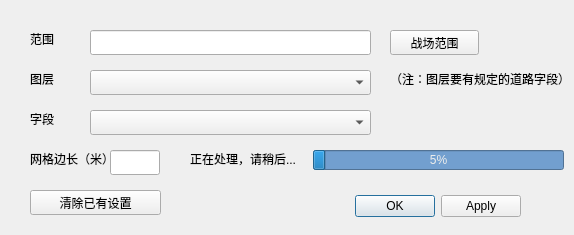
<?xml version="1.0" encoding="UTF-8"?>
<ui version="4.0">
 <class>GridDialog</class>
 <widget class="QDialog" name="GridDialog">
  <property name="geometry">
   <rect>
    <x>0</x>
    <y>0</y>
    <width>574</width>
    <height>235</height>
   </rect>
  </property>
  <property name="windowTitle">
   <string>战场初始设置</string>
  </property>
  <widget class="QDialogButtonBox" name="mButtonBox">
   <property name="geometry">
    <rect>
     <x>250</x>
     <y>190</y>
     <width>271</width>
     <height>32</height>
    </rect>
   </property>
   <property name="orientation">
    <enum>Qt::Horizontal</enum>
   </property>
   <property name="standardButtons">
    <set>QDialogButtonBox::Apply|QDialogButtonBox::Ok</set>
   </property>
  </widget>
  <widget class="QLineEdit" name="mLineEditExtent">
   <property name="geometry">
    <rect>
     <x>90</x>
     <y>30</y>
     <width>281</width>
     <height>25</height>
    </rect>
   </property>
  </widget>
  <widget class="QLabel" name="label_2">
   <property name="geometry">
    <rect>
     <x>30</x>
     <y>150</y>
     <width>80</width>
     <height>17</height>
    </rect>
   </property>
   <property name="text">
    <string>网格边长（米）</string>
   </property>
  </widget>
  <widget class="QLabel" name="mLabel1">
   <property name="geometry">
    <rect>
     <x>30</x>
     <y>30</y>
     <width>51</width>
     <height>17</height>
    </rect>
   </property>
   <property name="text">
    <string>范围</string>
   </property>
  </widget>
  <widget class="QLineEdit" name="mLineEditSideLength">
   <property name="geometry">
    <rect>
     <x>110</x>
     <y>150</y>
     <width>50</width>
     <height>25</height>
    </rect>
   </property>
  </widget>
  <widget class="QLabel" name="label">
   <property name="geometry">
    <rect>
     <x>30</x>
     <y>70</y>
     <width>51</width>
     <height>17</height>
    </rect>
   </property>
   <property name="text">
    <string>图层</string>
   </property>
  </widget>
  <widget class="QComboBox" name="mComboBoxRoadLayer">
   <property name="geometry">
    <rect>
     <x>90</x>
     <y>70</y>
     <width>281</width>
     <height>25</height>
    </rect>
   </property>
  </widget>
  <widget class="QPushButton" name="mButtonDrawOnCanvas">
   <property name="geometry">
    <rect>
     <x>390</x>
     <y>30</y>
     <width>89</width>
     <height>25</height>
    </rect>
   </property>
   <property name="text">
    <string>战场范围</string>
   </property>
  </widget>
  <widget class="QLabel" name="label_3">
   <property name="geometry">
    <rect>
     <x>390</x>
     <y>70</y>
     <width>221</width>
     <height>17</height>
    </rect>
   </property>
   <property name="text">
    <string>（注：图层要有规定的道路字段）</string>
   </property>
  </widget>
  <widget class="QLabel" name="label_4">
   <property name="geometry">
    <rect>
     <x>30</x>
     <y>110</y>
     <width>41</width>
     <height>17</height>
    </rect>
   </property>
   <property name="text">
    <string>字段</string>
   </property>
  </widget>
  <widget class="QComboBox" name="mComboBoxRoadTypeField">
   <property name="geometry">
    <rect>
     <x>90</x>
     <y>110</y>
     <width>281</width>
     <height>25</height>
    </rect>
   </property>
  </widget>
  <widget class="QPushButton" name="mPushButtonDeleteAllGrid">
   <property name="geometry">
    <rect>
     <x>30</x>
     <y>190</y>
     <width>131</width>
     <height>25</height>
    </rect>
   </property>
   <property name="text">
    <string>清除已有设置</string>
   </property>
  </widget>
  <widget class="QProgressBar" name="mProgressBar">
   <property name="geometry">
    <rect>
     <x>313</x>
     <y>150</y>
     <width>251</width>
     <height>20</height>
    </rect>
   </property>
   <property name="styleSheet">
    <string notr="true">background-color: rgb(114, 159, 207);
color: rgb(238, 238, 236);</string>
   </property>
   <property name="value">
    <number>5</number>
   </property>
  </widget>
  <widget class="QLabel" name="label_5">
   <property name="geometry">
    <rect>
     <x>190</x>
     <y>150</y>
     <width>120</width>
     <height>17</height>
    </rect>
   </property>
   <property name="text">
    <string>正在处理，请稍后...</string>
   </property>
  </widget>
 </widget>
 <resources/>
 <connections>
  <connection>
   <sender>mButtonBox</sender>
   <signal>accepted()</signal>
   <receiver>GridDialog</receiver>
   <slot>accept()</slot>
   <hints>
    <hint type="sourcelabel">
     <x>248</x>
     <y>254</y>
    </hint>
    <hint type="destinationlabel">
     <x>157</x>
     <y>274</y>
    </hint>
   </hints>
  </connection>
  <connection>
   <sender>mButtonBox</sender>
   <signal>rejected()</signal>
   <receiver>GridDialog</receiver>
   <slot>reject()</slot>
   <hints>
    <hint type="sourcelabel">
     <x>316</x>
     <y>260</y>
    </hint>
    <hint type="destinationlabel">
     <x>286</x>
     <y>274</y>
    </hint>
   </hints>
  </connection>
 </connections>
</ui>
